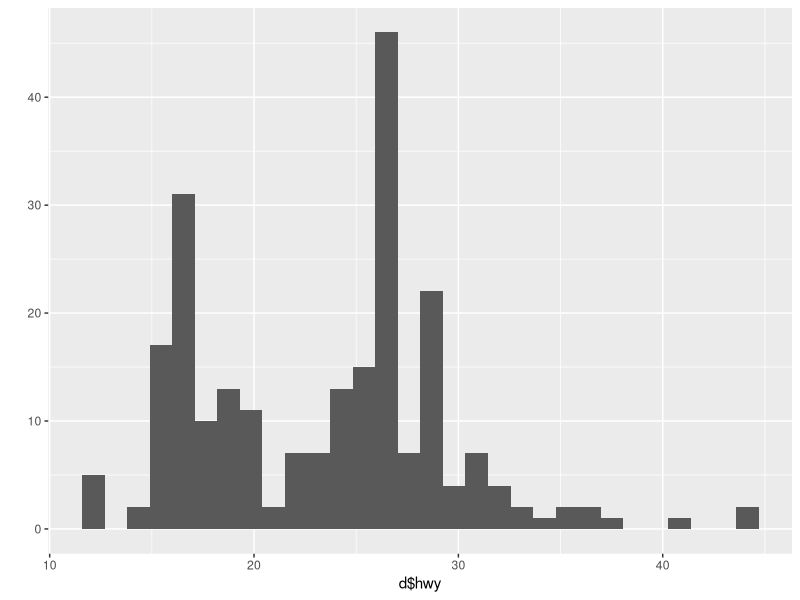
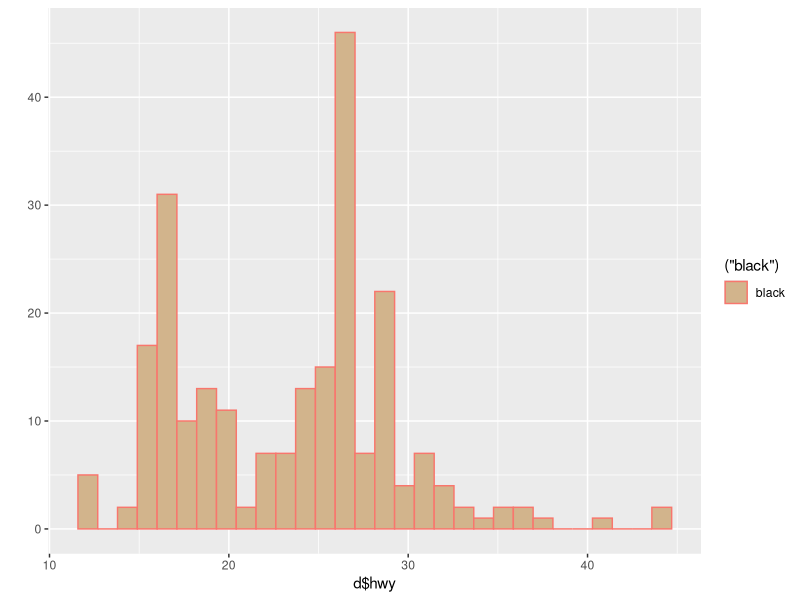
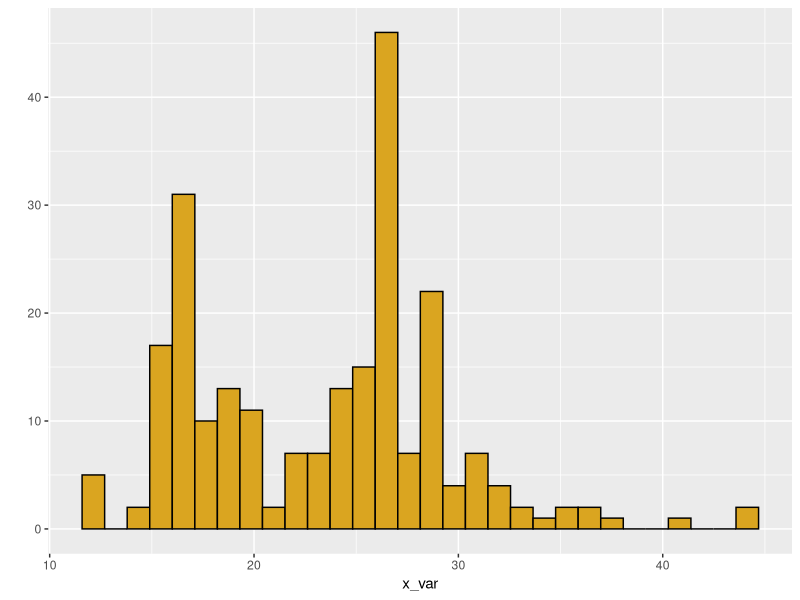
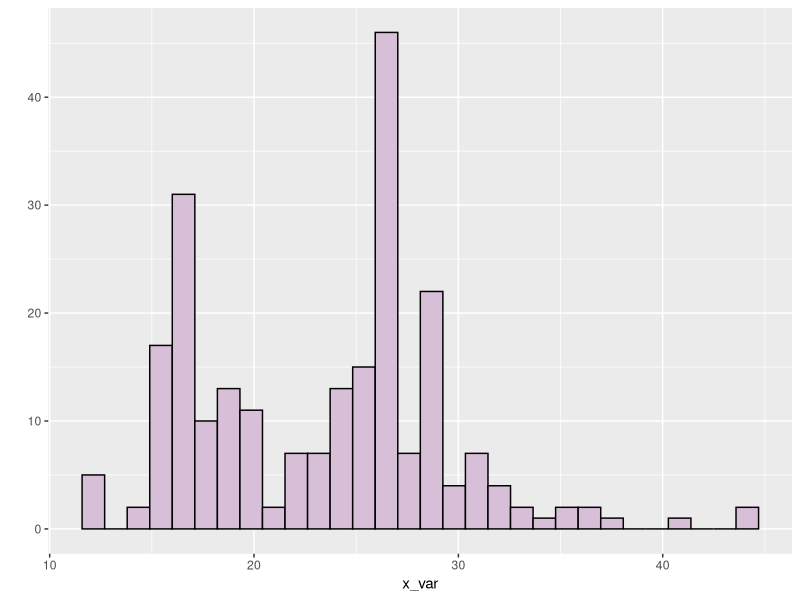
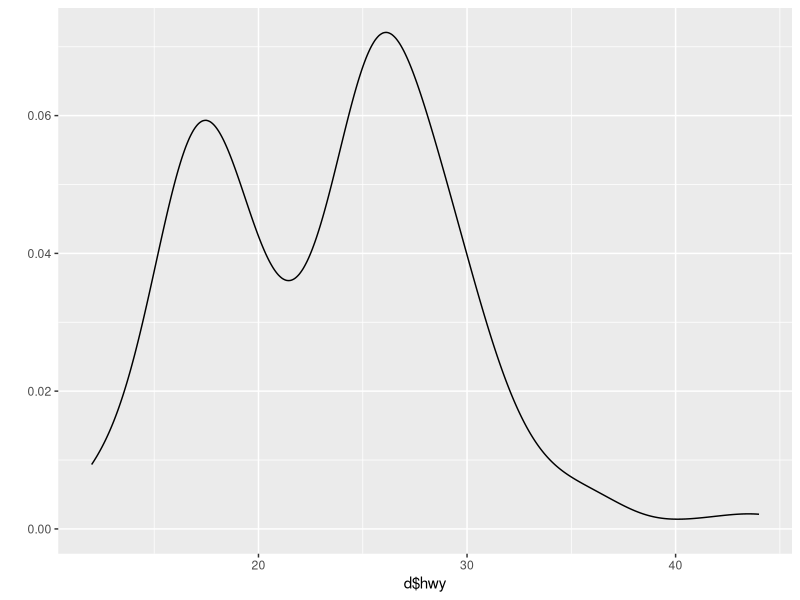
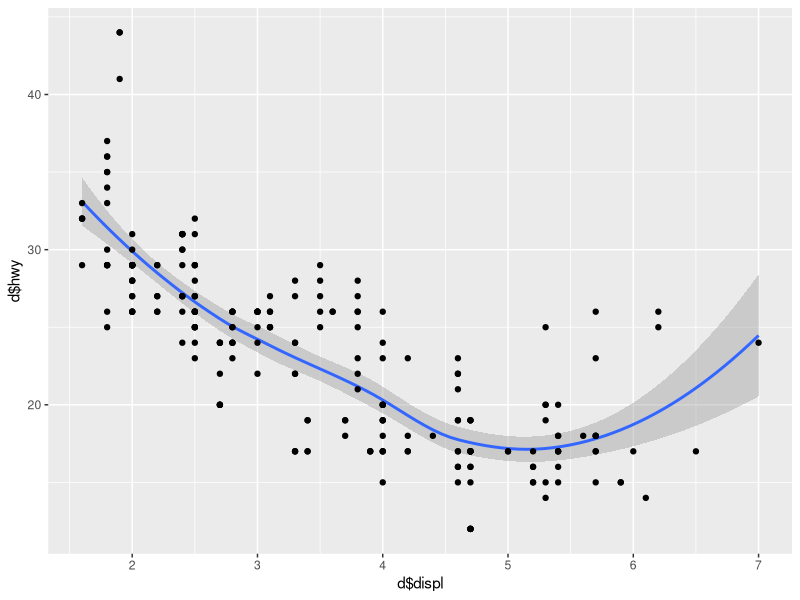
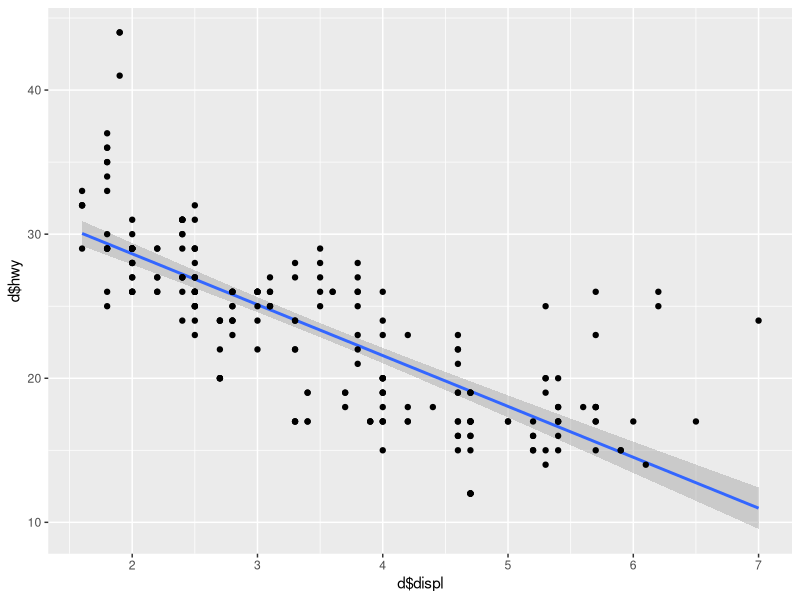
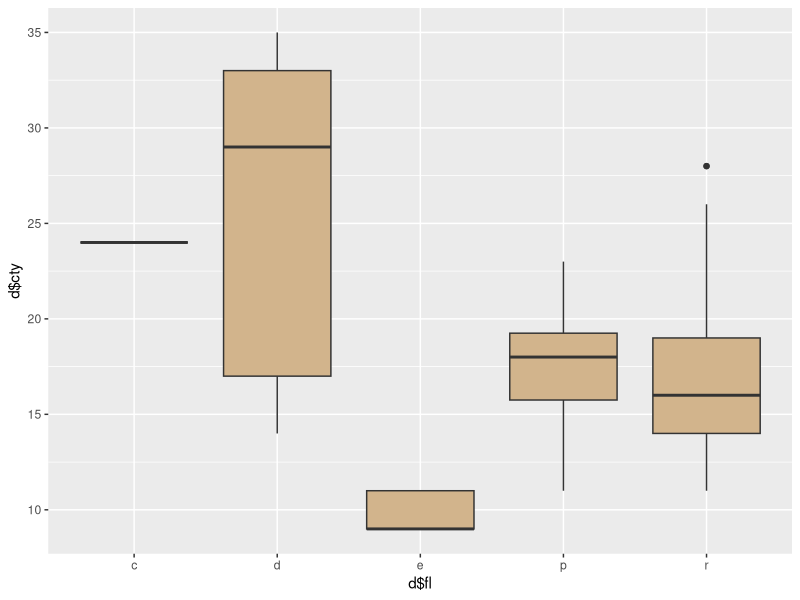

Write R code to recreate these figures, in order.
# -----------------------------------
# Basics of ggplot grammer and graphics
# 20 Apr 2021
# EMD
# -----------------------------------
#

# 1. data (in a data frame)
# 2. aesthetic mapping (variables are mapped to an aesthetic)
# 3. geom (geometric object used to draw the layer; points, bars polygons, etc.)
# 4. stat (raw data and transforms it for something useful in a plot)
# 5. position  (adjust points for overplotting)
# 6. facet function

# Template for ggplot components ------------------------------

# p1 <- ggplot(data= <DATA>,
#              mapping= aes(<MAPPING)) +
#       <GEOM_FUNCTION(mapping=aes(<MAPPING>)
#                     stat=<STAT>
#                     position=<POSITION>) +
#        <COORDINATE_FUNCTION> +
#        <FACET_FUNCTION>
#  print(p1)
# ggsave(plot=p1,
#         filename="MyPlot",
#         width=5,
#         height=3,
#         units="in",
#         device="pdf")+

# Preliminaries ------------------------------
library(ggplot2)
library(ggthemes)
library(patchwork)
library(TeachingDemos)
char2seed("doubleing time")

d <- mpg # use built in data set on car performance
str(d)
table(d$fl)

# fast plotting with qplot ------------------------------

#basic histogram
qplot(x=d$hwy)
qplot(x=d$hwy, fill=I('tan'), color=('black'))

# make your own custom histogram function

my_histo <- function(x_var,fil_col='goldenrod'){
  qplot(x=x_var,color=I('black'),fill=I(fil_col))
}  

my_histo(d$hwy)        
my_histo(d$hwy, 'thistle')

# basic density plot
qplot(x=d$hwy,geom='density')

# basic scatter plot
qplot(x=d$displ,
      y=d$hwy,
      geom = c('smooth','point'))

# basic scatterplot with linear regression line
# basic scatter plot
qplot(x=d$displ,
      y=d$hwy,
      geom = c('smooth','point'),method='lm')

# basic boxplot
qplot(x=d$fl,y=d$cty, geom='boxplot', fill=I('tan'))

# basic barplot ("long format")
qplot(x=d$fl,geom='bar',fill=I('tan'))

#common mistake
qplot(x=d$fl,geom='bar',fill=('tan'))

# bar plot with specifid counts or means (short format)

x_treatment = c('Control', 'Low', 'High')
y_response = c(12,2.5,22.9)
qplot(x=x_treatment, y=y_response, geom = 'col', fill=I(c("grey20",'grey50','grey90')))

# basic curves and functions
my_vec <- seq(1,100,by=0.1)
head(my_vec)
my_fun <- function(x) sin(x) + 0.1*x
qplot(x=my_vec,y=sin(my_vec),geom='line') # built in function
qplot(x=my_vec,y=dgamma(my_vec,shape=5,scale=3), geom='line') # density function for stats
qplot(x=my_vec,y=my_fun(my_vec),geom='line') # user defined function

# Themes and fonts ------------------------------

p1 <- ggplot(data=d,
             mapping=aes(displ,y=cty)) +
  geom_point()
print(p1)


p1 + theme_classic()
p1 + theme_linedraw()
p1 + theme_dark()
p1 + theme_base()
p1 + theme_void()
p1 + theme_economist()
p1 + theme_bw()
p1 + theme_grey() # default theme for ggplot

# Major theme modifications ------------------------------
p1 + theme_classic(base_size=9)
p1 + theme_classic(base_family = "serif")

# defaults: theme_grey, base_size=16, base_family='Helvetica'

# default font families (Mac): Times, Ariel, Monaco, Courier, Helvetica, serif, sans

# use coordinate_flip to invert entire plot

p2 <- ggplot(data=d,mapping=aes(x=fl,fill=fl)) + geom_bar()
print(p2)

p2 + coord_flip()

# minor theme modifications ------------------------------

p1 <- ggplot(data=d,
             mapping=aes(x=displ,y=cty)) + 
  geom_point(size=7, shape=21, color='black',fill='steelBlue') +
  labs(title='My graph title here',
       subtitle = 'An extended subtidal that will print below the main title',
       x = 'My x axis label',
       y = 'My y acid label') + 
       xlim(0,4) +
       ylim(0,20)
print(p1)
